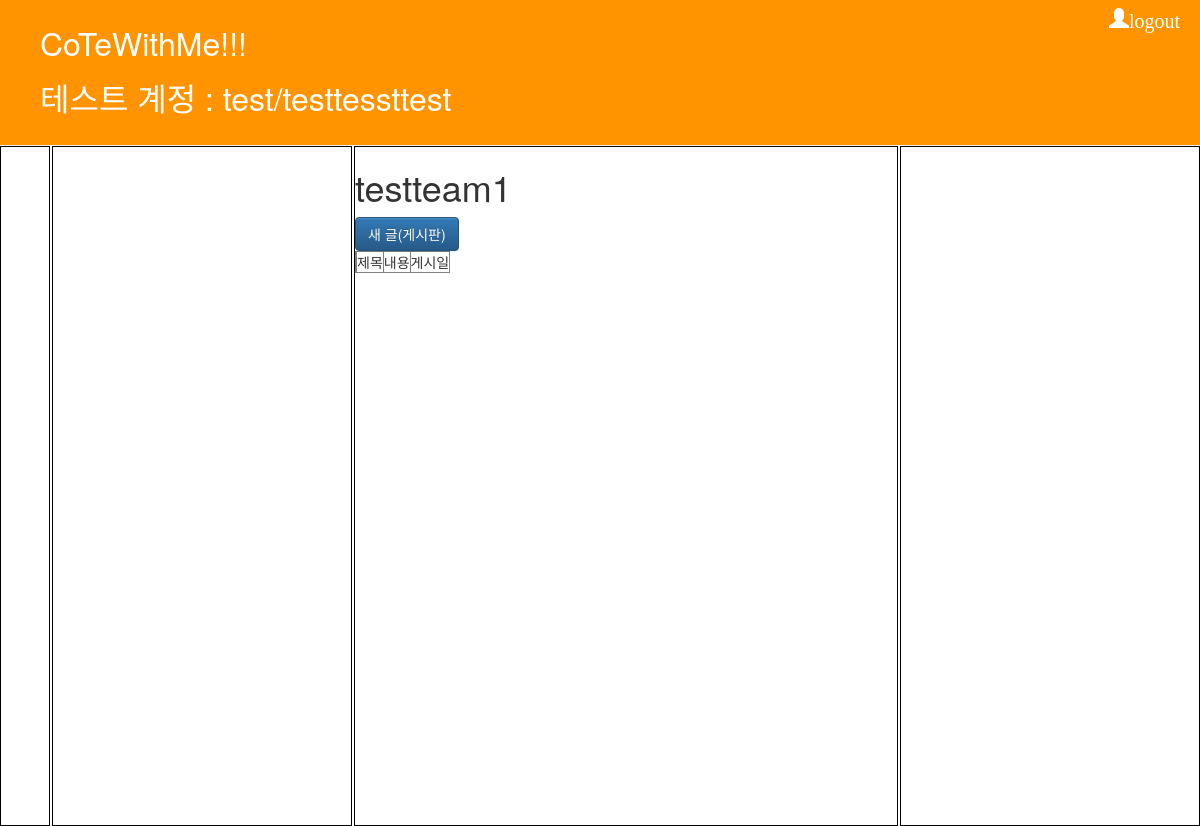
The page /team/testteam1/ (signed in) on the database as committed earlier.
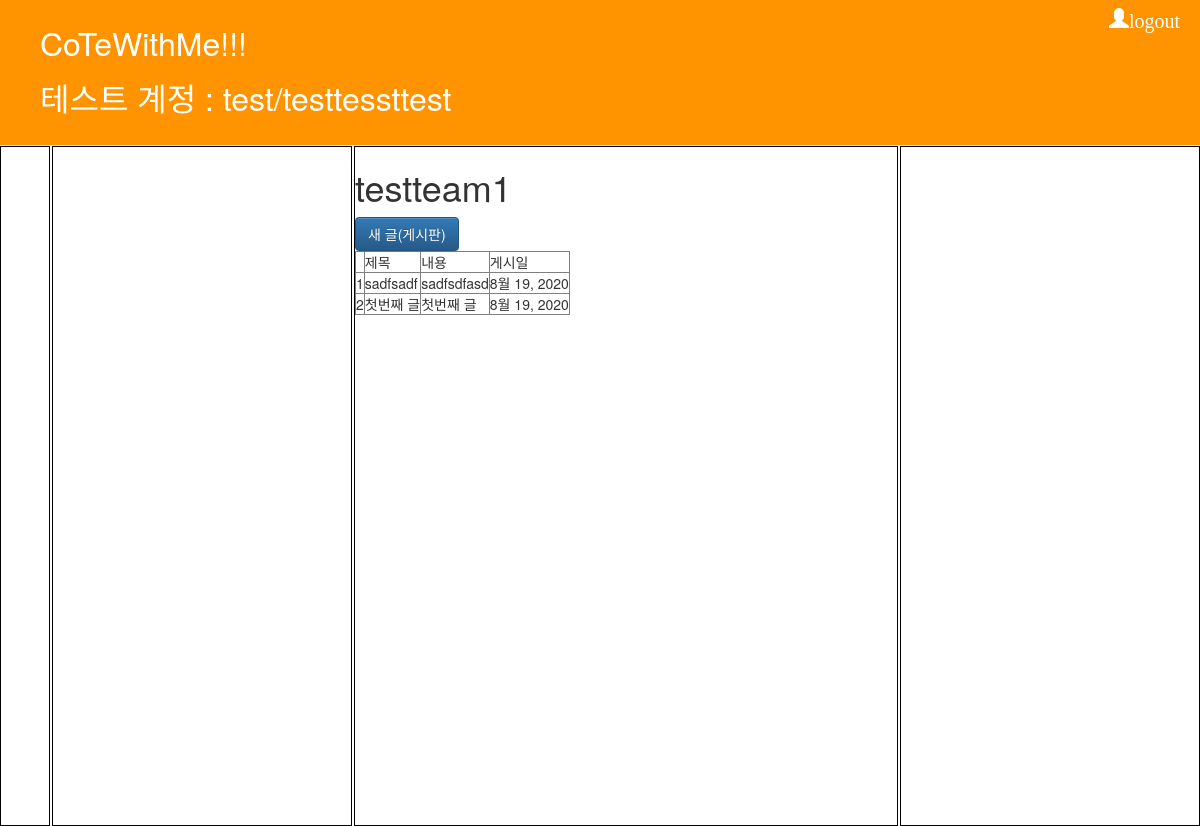
The same page on the database as committed later.
### board/models.py (models this page shows)
class Team(models.Model):
    team_name = models.CharField(max_length=30)
    created_date = models.DateTimeField(default=timezone.now)

class Post(models.Model):
    team_no = models.ForeignKey('Team', on_delete=models.CASCADE)
    title = models.CharField(max_length=150, validators=[min_length_5_validator])
    content = models.TextField()
    author = models.ForeignKey('auth.User', on_delete=models.CASCADE)
    created_date = models.DateTimeField(default=timezone.now)
    published_date = models.DateTimeField(default=timezone.now)

### board/views.py (the view)
# urls.py: path('team/<str:team_name>/', views.team_home, name='team_home'),
@login_required
def team_home(request, team_name):
    check_user_is_joined = JoinedTeam.objects.filter(user_no__exact=request.user,
                                                     team_no__team_name__exact=team_name)
    this_team = check_user_is_joined[0].team_no
    posts = Post.objects.filter(team_no__exact=this_team)
    if len(check_user_is_joined) == 1:
        return render(request, 'board/team_home.html', {'this_team': this_team, 'posts': posts})
    else:
        return redirect('main_page')

### board/templates/board/team_home.html (shortened to what this page needs)
{% extends 'board/base.html' %}
{% block problem_code_area %}
    <h1>{{ this_team.team_name }}</h1>
    <a class="btn btn-primary btn" href="{% url 'post_new' team_name=this_team.team_name %}">
        새 글(게시판)</a>
    <table border="1">
    <th>
        <td>제목</td>
        <td>내용</td>
        <td>게시일</td>
    </th>
    {% for post in posts %}
    <tr>
        <td>{{ forloop.counter }}</td>
        <td>{{ post.title }}</td>
        <td>{{ post.content }}</td>
        <td>{{ post.created_date.date }}</td>
    </tr>
    {% endfor %}
    </table>
{% endblock %}

Rows that differ between the two databases and show on the page:
added Post: title "sadfsadf", content "sadfsdfasd", created_date "8월 19, 2020"
added Post: title "첫번째 글", content "첫번째 글", created_date "8월 19, 2020"
